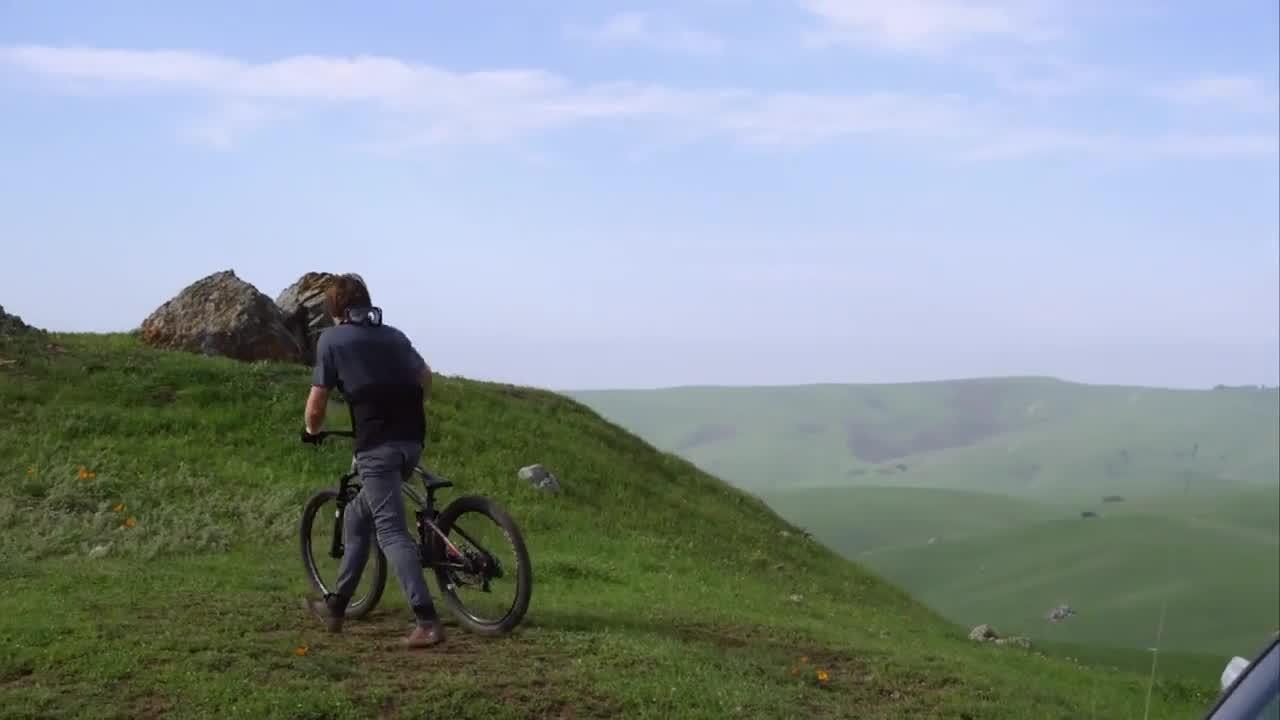
#> input picture Bike/img/00021.jpg, 1280 x 720 px; its folder holds only this picture in this run
$ python sift.py
#> lines starting #> are read from the running program, lines starting #| are printed output that depends on the picture
import cv2
import numpy as np
import os

def sift_tracking(video):
#> called with video = 'Bike'
    BB = np.genfromtxt(video + '/groundtruth_rect.txt', delimiter=',', dtype=int)

    base_path = video+'/img/'
    scale = 1
    Idir = os.listdir(base_path)  # Directorio que contiene las imágenes
    nf = len(Idir)  # Número total de imágenes
    i = 0
    filename = Idir[i]  # Nombre del archivo de imagen
    I = cv2.resize(cv2.imread(base_path + filename), None, fx=scale, fy=scale)  # Leer y redimensionar la imagen
#> I is the input picture: shape (720, 1280, 3); mean B, G, R 154.1, 150.1, 138.2

    # Coordenadas del rectángulo de interés
    rect = (BB[0, 1] * scale, BB[0, 2] * scale, BB[0, 3] * scale, BB[0, 4] * scale)
    IC = I[int(rect[1]):int(rect[1] + rect[3]), int(rect[0]):int(rect[0] + rect[2])]  # Recortar la imagen
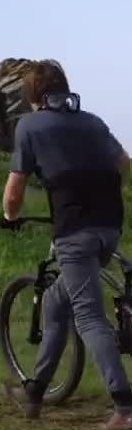
#> IC: shape (430, 132, 3); mean B, G, R 85.8, 84.5, 83

    IQ = cv2.rectangle(I, (int(rect[0]), int(rect[1])), (int(rect[0] + rect[2]), int(rect[1] + rect[3])), (0, 255, 0), 2)  # Dibujar el rectángulo de interés en la imagen

    for i in range(1, len(Idir)):
        im_obj = cv2.cvtColor(IC, cv2.COLOR_BGR2GRAY)  # Convertir la imagen a escala de grises
        filename = Idir[i]
        I2 = cv2.resize(cv2.imread(base_path + filename), None, fx=scale, fy=scale)

        im_esc = cv2.cvtColor(I2, cv2.COLOR_BGR2GRAY)

        sift = cv2.SIFT_create()  # Crear el objeto SIFT
        kp_obj, feat_obj = sift.detectAndCompute(im_obj, None)  # Detectar y describir características SIFT en la imagen de referencia
        kp_esc, feat_esc = sift.detectAndCompute(im_esc, None)  # Detectar y describir características SIFT en la imagen actual

        bf = cv2.BFMatcher()  # Crear el objeto correspondiente
        matches = bf.match(feat_obj, feat_esc)  # Encontrar los puntos coincidentes más cercanos
        matches = sorted(matches, key = lambda x:x.distance)

        # Filter good matches based on a distance threshold
        good_matches = [m for m in matches if m.distance < 150]

        # [9 lines of commented-out code are left out]
        src_points = np.float32([kp_obj[m.queryIdx].pt for m in good_matches]).reshape(-1, 1, 2)
        dst_points = np.float32([kp_esc[m.trainIdx].pt for m in good_matches]).reshape(-1, 1, 2)

        #M, _ = cv2.getAffineTransform(src_points, dst_points)
        #M, _ = cv2.findHomography(src_points, dst_points, cv2.RANSA, 5.0)
        M, _ = cv2.findHomography(src_points, dst_points, cv2.RANSAC, 5.0)

        h, w = im_obj.shape[:2]
        pts = np.float32([[0, 0], [w, 0], [w, h], [0, h]]).reshape(-1, 1, 2)
        #pts = np.float32([[0, 0], [rect[2], 0], [rect[2], rect[3]], [0, rect[3]]]).reshape(-1, 1, 2)
        #transformed_pts = cv2.warpAffine(pts, M, (I2.shape[0], I2.shape[1]))
        transformed_pts = cv2.perspectiveTransform(pts, M)
        x_min_new = int(np.min(transformed_pts[:, 0, 0]))
        y_min_new = int(np.min(transformed_pts[:, 0, 1]))
        x_max_new = int(np.max(transformed_pts[:, 0, 0]))
        y_max_new = int(np.max(transformed_pts[:, 0, 1]))

        #print(M)
        #print(pts)
        #print(transformed_pts)


        IC = I2[int(y_min_new):int(y_max_new), int(x_min_new):int(x_max_new)]  # Recortar la imagen

        IQ = cv2.rectangle(I2, (x_min_new, y_min_new), (x_max_new, y_max_new), (0, 255, 0), 2);

        #cv2.imshow('SIFT', im3)
        cv2.imshow('Bounding Box', IQ)
        if cv2.waitKey(1) & 0xFF == ord('q'):
            break


sift_tracking('Bike')

$ run again, on Bike/img/00210.jpg
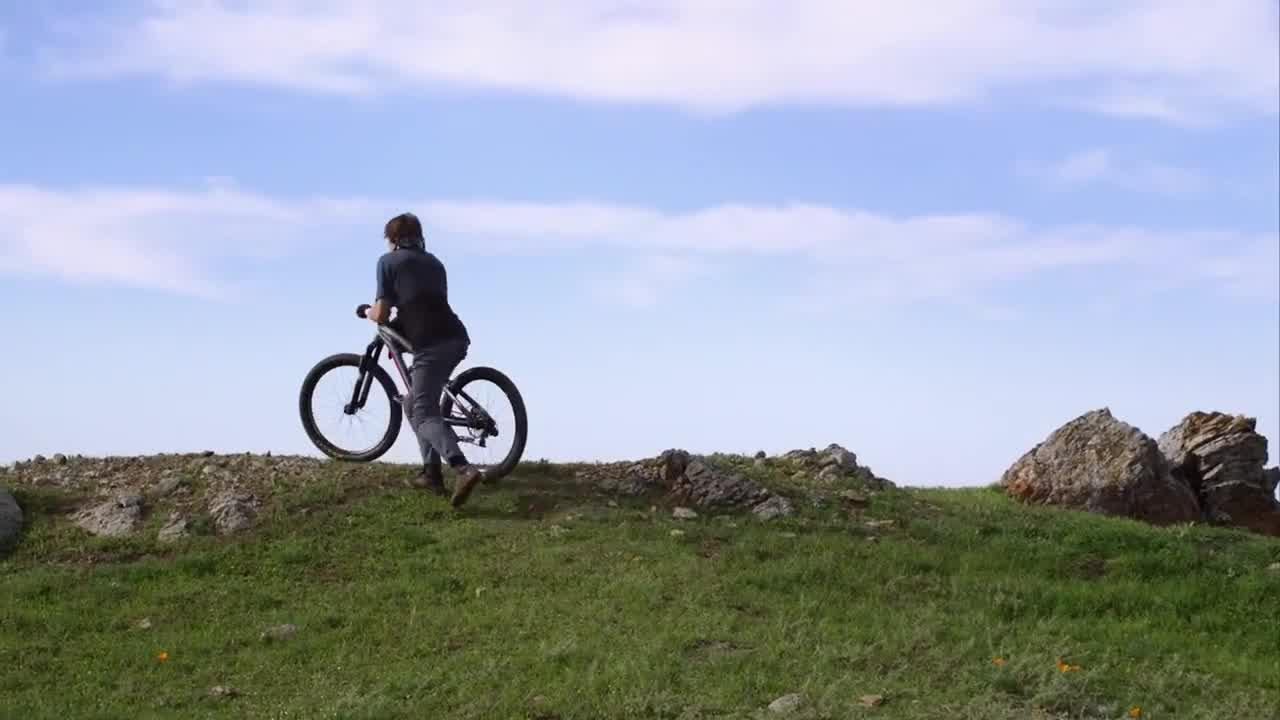
#> input picture Bike/img/00210.jpg, 1280 x 720 px
#> in sift_tracking, I is the input picture: shape (720, 1280, 3); mean B, G, R 168.2, 159, 150.4
#> in sift_tracking, `IC = I[int(rect[1]):int(rect[1] + rect[3]), int(rect[0]):int(rect[0] +..`:
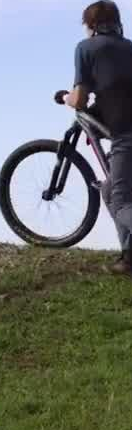
#> IC: shape (430, 132, 3); mean B, G, R 110.5, 114.3, 109.7

$ run again, on Bike/img/00319.jpg
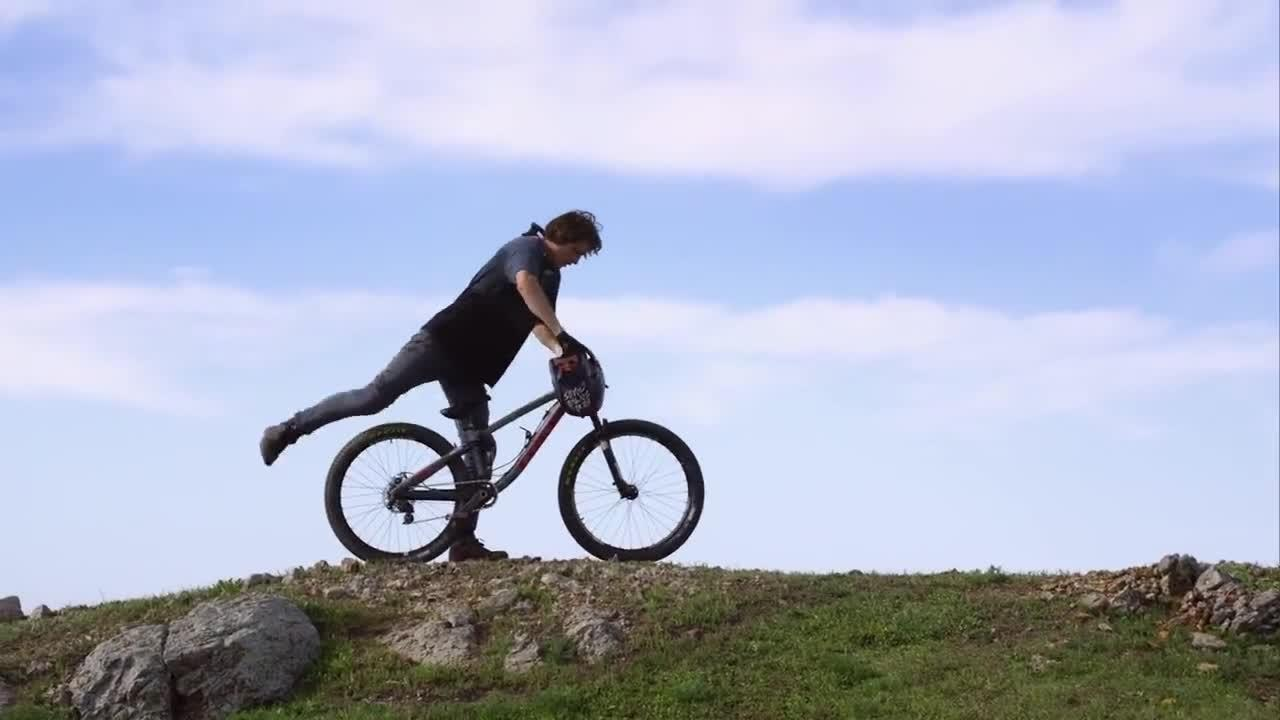
#> input picture Bike/img/00319.jpg, 1280 x 720 px
#> in sift_tracking, I is the input picture: shape (720, 1280, 3); mean B, G, R 198.3, 177.9, 171.6
#> in sift_tracking, `IC = I[int(rect[1]):int(rect[1] + rect[3]), int(rect[0]):int(rect[0] +..`:
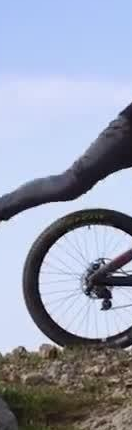
#> IC: shape (430, 132, 3); mean B, G, R 176.7, 157.4, 150.6

$ run again, on Bike/img/00140.jpg
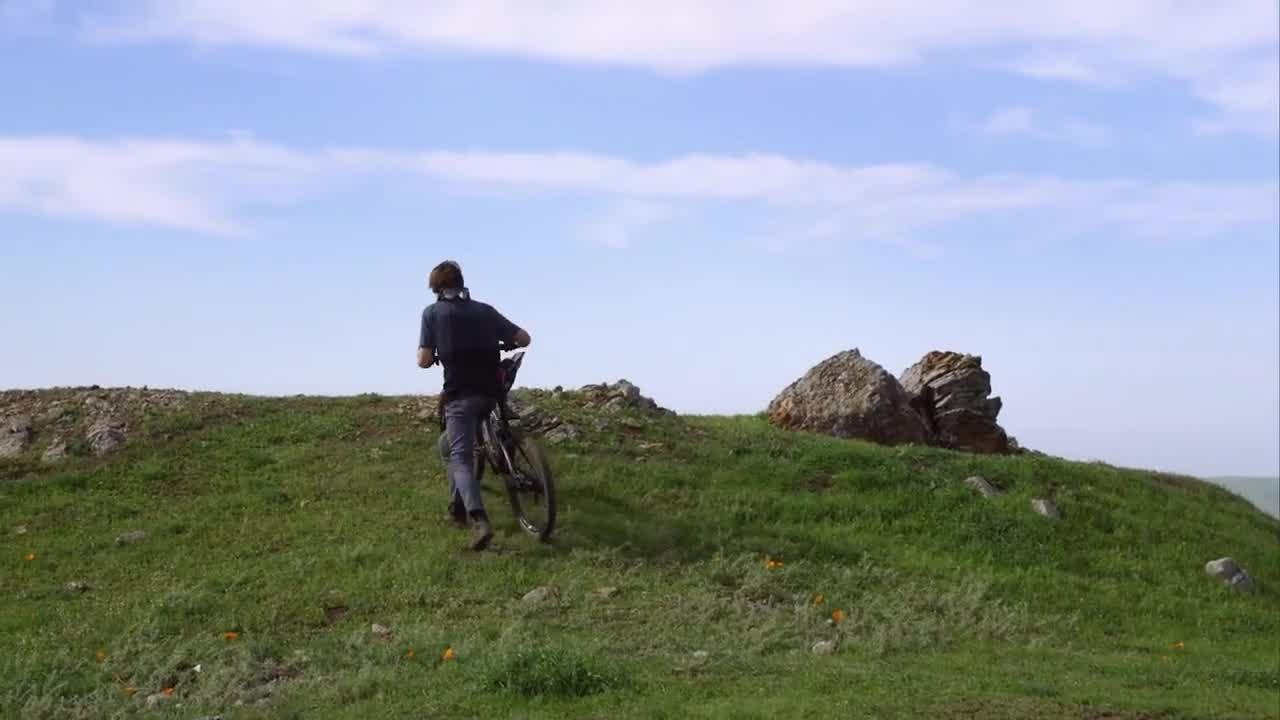
#> input picture Bike/img/00140.jpg, 1280 x 720 px
#> in sift_tracking, I is the input picture: shape (720, 1280, 3); mean B, G, R 156.3, 151.7, 141.8
#> in sift_tracking, `IC = I[int(rect[1]):int(rect[1] + rect[3]), int(rect[0]):int(rect[0] +..`:
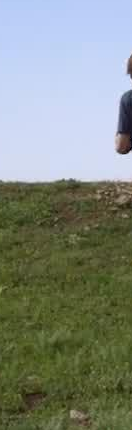
#> IC: shape (430, 132, 3); mean B, G, R 127.7, 138.4, 129.9
